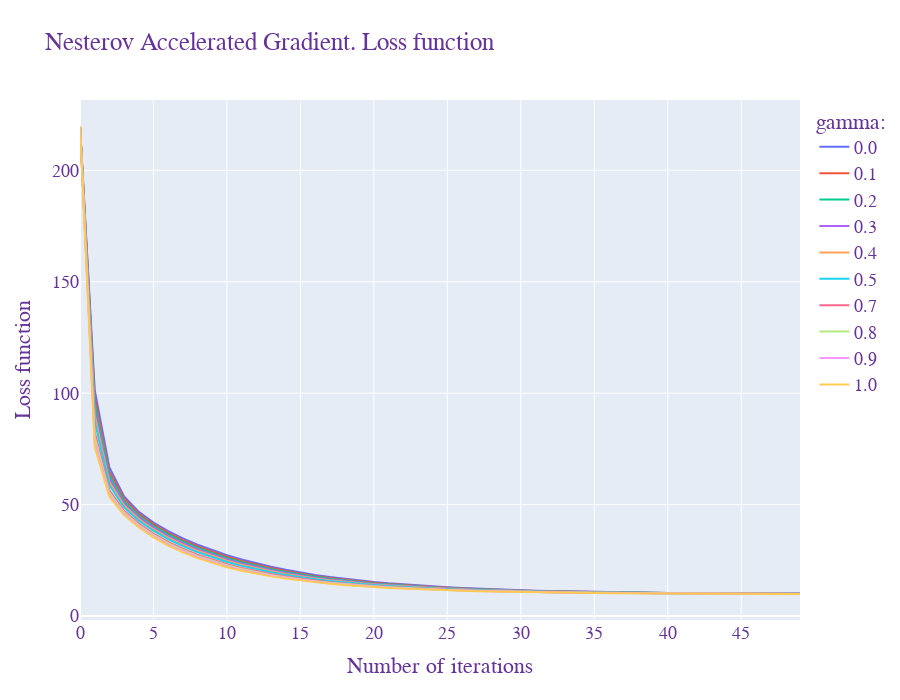

Notebook source saved alongside this figure:
### Markdown cell above
### Nesterov Accelerated Gradient


<p style="align: center;"><img align=center src="https://tex.s2cms.ru/svg/%0Av_t%20%3D%20%5Cgamma%20v_%7Bt-1%7D%20%2B%20%5Ceta%20%5Cnabla_%5Ctheta%20J(%20%5Ctheta)%0A" height=50/></p>

<p style="align: center;"><img align=center src="https://tex.s2cms.ru/svg/%0A%5Ctheta%20%3D%20%5Ctheta%20-%20v_t%0A" height=50/></p>

### Code cell
optimiser = GradientOptimiser()
losses= {}
for gamma in [0,0.1, 0.2, 0.3, 0.4, 0.5, 0.7, 0.8, 0.9, 1]:
# for lr in np.logspace(-1, -6, 6):
  # reset already learned coefficients 
  optimiser.coeffs = None
  optimiser.fit(X, y, lr = 3e-2, max_iter=50, method = 'nag', nbatches= 10, gamma = gamma)
  # optimiser.fit(X, y, lr = lr, max_iter=30, method = 'nag', nbatches= 10, gamma = 0.9)
  losses.setdefault (gamma, optimiser.get_mseloss())

for k,v in losses.items():
    print (f'Gamma: {k}, MSE:{round(v[-1],6)}')
plot_losses(losses, title= 'Nesterov Accelerated Gradient. Loss function', legend = 'gamma:')

### Figure 1 — Plotly figure (JSON) as saved in the notebook; plotly's stock layout.template omitted (floating-point values rounded to 4 significant figures)
{"data": [{"hovertemplate": "variable=0.0<br>index=%{x}<br>value=%{y}<extra></extra>", "legendgroup": "0.0", "line": {"color": "#636efa", "dash": "solid"}, "marker": {"symbol": "circle"}, "mode": "lines", "name": "0.0", "orientation": "v", "showlegend": true, "type": "scatter", "x": [0, 1, 2, 3, 4, 5, 6, 7, 8, 9, 10, 11, 12, 13, 14, 15, 16, 17, 18, 19, 20, 21, 22, 23, 24, 25, 26, 27, 28, 29, 30, 31, 32, 33, 34, 35, 36, 37, 38, 39, 40, 41, 42, 43, 44, 45, 46, 47, 48, 49], "xaxis": "x", "y": [219.9, 101.5, 66.74, 53.67, 46.76, 41.96, 38.12, 34.86, 32.02, 29.53, 27.33, 25.38, 23.65, 22.12, 20.76, 19.56, 18.49, 17.54, 16.69, 15.94, 15.28, 14.68, 14.16, 13.69, 13.27, 12.9, 12.57, 12.28, 12.02, 11.78, 11.58, 11.39, 11.22, 11.08, 10.94, 10.83, 10.72, 10.63, 10.54, 10.47, 10.4, 10.34, 10.28, 10.23, 10.19, 10.15, 10.11, 10.08, 10.05, 10.03], "yaxis": "y"}, {"hovertemplate": "variable=0.1<br>index=%{x}<br>value=%{y}<extra></extra>", "legendgroup": "0.1", "line": {"color": "#EF553B", "dash": "solid"}, "marker": {"symbol": "circle"}, "mode": "lines", "name": "0.1", "orientation": "v", "showlegend": true, "type": "scatter", "x": [0, 1, 2, 3, 4, 5, 6, 7, 8, 9, 10, 11, 12, 13, 14, 15, 16, 17, 18, 19, 20, 21, 22, 23, 24, 25, 26, 27, 28, 29, 30, 31, 32, 33, 34, 35, 36, 37, 38, 39, 40, 41, 42, 43, 44, 45, 46, 47, 48, 49], "xaxis": "x", "y": [219.9, 98.52, 64.88, 52.51, 45.87, 41.16, 37.35, 34.11, 31.29, 28.83, 26.65, 24.74, 23.05, 21.56, 20.24, 19.07, 18.04, 17.13, 16.32, 15.6, 14.96, 14.4, 13.9, 13.45, 13.06, 12.71, 12.4, 12.12, 11.87, 11.65, 11.46, 11.28, 11.13, 10.99, 10.87, 10.76, 10.66, 10.57, 10.49, 10.42, 10.36, 10.3, 10.25, 10.2, 10.16, 10.12, 10.09, 10.06, 10.03, 10.01], "yaxis": "y"}, {"hovertemplate": "variable=0.2<br>index=%{x}<br>value=%{y}<extra></extra>", "legendgroup": "0.2", "line": {"color": "#00cc96", "dash": "solid"}, "marker": {"symbol": "circle"}, "mode": "lines", "name": "0.2", "orientation": "v", "showlegend": true, "type": "scatter", "x": [0, 1, 2, 3, 4, 5, 6, 7, 8, 9, 10, 11, 12, 13, 14, 15, 16, 17, 18, 19, 20, 21, 22, 23, 24, 25, 26, 27, 28, 29, 30, 31, 32, 33, 34, 35, 36, 37, 38, 39, 40, 41, 42, 43, 44, 45, 46, 47, 48, 49], "xaxis": "x", "y": [219.9, 95.63, 63.17, 51.45, 45.04, 40.4, 36.62, 33.39, 30.6, 28.16, 26.02, 24.14, 22.49, 21.03, 19.75, 18.62, 17.63, 16.75, 15.97, 15.28, 14.67, 14.14, 13.66, 13.24, 12.86, 12.53, 12.24, 11.98, 11.74, 11.54, 11.35, 11.19, 11.04, 10.91, 10.8, 10.69, 10.6, 10.52, 10.44, 10.38, 10.32, 10.27, 10.22, 10.18, 10.14, 10.1, 10.07, 10.04, 10.02, 9.994], "yaxis": "y"}, {"hovertemplate": "variable=0.3<br>index=%{x}<br>value=%{y}<extra></extra>", "legendgroup": "0.3", "line": {"color": "#ab63fa", "dash": "solid"}, "marker": {"symbol": "circle"}, "mode": "lines", "name": "0.3", "orientation": "v", "showlegend": true, "type": "scatter", "x": [0, 1, 2, 3, 4, 5, 6, 7, 8, 9, 10, 11, 12, 13, 14, 15, 16, 17, 18, 19, 20, 21, 22, 23, 24, 25, 26, 27, 28, 29, 30, 31, 32, 33, 34, 35, 36, 37, 38, 39, 40, 41, 42, 43, 44, 45, 46, 47, 48, 49], "xaxis": "x", "y": [219.9, 92.83, 61.59, 50.48, 44.26, 39.67, 35.91, 32.7, 29.93, 27.52, 25.41, 23.57, 21.96, 20.54, 19.3, 18.2, 17.24, 16.4, 15.65, 14.99, 14.41, 13.9, 13.44, 13.04, 12.69, 12.37, 12.09, 11.85, 11.63, 11.43, 11.26, 11.1, 10.97, 10.84, 10.73, 10.64, 10.55, 10.47, 10.4, 10.34, 10.29, 10.24, 10.19, 10.15, 10.11, 10.08, 10.05, 10.03, 10.0, 9.981], "yaxis": "y"}, {"hovertemplate": "variable=0.4<br>index=%{x}<br>value=%{y}<extra></extra>", "legendgroup": "0.4", "line": {"color": "#FFA15A", "dash": "solid"}, "marker": {"symbol": "circle"}, "mode": "lines", "name": "0.4", "orientation": "v", "showlegend": true, "type": "scatter", "x": [0, 1, 2, 3, 4, 5, 6, 7, 8, 9, 10, 11, 12, 13, 14, 15, 16, 17, 18, 19, 20, 21, 22, 23, 24, 25, 26, 27, 28, 29, 30, 31, 32, 33, 34, 35, 36, 37, 38, 39, 40, 41, 42, 43, 44, 45, 46, 47, 48, 49], "xaxis": "x", "y": [219.9, 90.14, 60.13, 49.58, 43.52, 38.98, 35.23, 32.04, 29.29, 26.91, 24.84, 23.03, 21.46, 20.08, 18.87, 17.81, 16.88, 16.07, 15.35, 14.72, 14.17, 13.68, 13.24, 12.86, 12.52, 12.23, 11.96, 11.73, 11.52, 11.33, 11.17, 11.03, 10.9, 10.78, 10.68, 10.59, 10.5, 10.43, 10.37, 10.31, 10.26, 10.21, 10.17, 10.13, 10.09, 10.06, 10.04, 10.01, 9.989, 9.969], "yaxis": "y"}, {"hovertemplate": "variable=0.5<br>index=%{x}<br>value=%{y}<extra></extra>", "legendgroup": "0.5", "line": {"color": "#19d3f3", "dash": "solid"}, "marker": {"symbol": "circle"}, "mode": "lines", "name": "0.5", "orientation": "v", "showlegend": true, "type": "scatter", "x": [0, 1, 2, 3, 4, 5, 6, 7, 8, 9, 10, 11, 12, 13, 14, 15, 16, 17, 18, 19, 20, 21, 22, 23, 24, 25, 26, 27, 28, 29, 30, 31, 32, 33, 34, 35, 36, 37, 38, 39, 40, 41, 42, 43, 44, 45, 46, 47, 48, 49], "xaxis": "x", "y": [219.9, 87.53, 58.79, 48.75, 42.82, 38.31, 34.58, 31.41, 28.68, 26.33, 24.29, 22.52, 20.98, 19.64, 18.47, 17.45, 16.55, 15.77, 15.08, 14.47, 13.94, 13.47, 13.06, 12.7, 12.38, 12.09, 11.84, 11.62, 11.42, 11.25, 11.09, 10.95, 10.83, 10.72, 10.63, 10.54, 10.46, 10.39, 10.33, 10.28, 10.23, 10.18, 10.14, 10.11, 10.08, 10.05, 10.02, 9.998, 9.977, 9.958], "yaxis": "y"}, {"hovertemplate": "variable=0.7<br>index=%{x}<br>value=%{y}<extra></extra>", "legendgroup": "0.7", "line": {"color": "#FF6692", "dash": "solid"}, "marker": {"symbol": "circle"}, "mode": "lines", "name": "0.7", "orientation": "v", "showlegend": true, "type": "scatter", "x": [0, 1, 2, 3, 4, 5, 6, 7, 8, 9, 10, 11, 12, 13, 14, 15, 16, 17, 18, 19, 20, 21, 22, 23, 24, 25, 26, 27, 28, 29, 30, 31, 32, 33, 34, 35, 36, 37, 38, 39, 40, 41, 42, 43, 44, 45, 46, 47, 48, 49], "xaxis": "x", "y": [219.9, 82.61, 56.42, 47.24, 41.51, 37.04, 33.34, 30.21, 27.54, 25.25, 23.28, 21.59, 20.12, 18.85, 17.74, 16.79, 15.95, 15.22, 14.58, 14.03, 13.54, 13.11, 12.73, 12.4, 12.11, 11.85, 11.63, 11.43, 11.25, 11.09, 10.95, 10.83, 10.72, 10.62, 10.54, 10.46, 10.39, 10.33, 10.27, 10.22, 10.18, 10.14, 10.1, 10.07, 10.04, 10.02, 9.995, 9.974, 9.955, 9.938], "yaxis": "y"}, {"hovertemplate": "variable=0.8<br>index=%{x}<br>value=%{y}<extra></extra>", "legendgroup": "0.8", "line": {"color": "#B6E880", "dash": "solid"}, "marker": {"symbol": "circle"}, "mode": "lines", "name": "0.8", "orientation": "v", "showlegend": true, "type": "scatter", "x": [0, 1, 2, 3, 4, 5, 6, 7, 8, 9, 10, 11, 12, 13, 14, 15, 16, 17, 18, 19, 20, 21, 22, 23, 24, 25, 26, 27, 28, 29, 30, 31, 32, 33, 34, 35, 36, 37, 38, 39, 40, 41, 42, 43, 44, 45, 46, 47, 48, 49], "xaxis": "x", "y": [219.9, 80.3, 55.38, 46.55, 40.89, 36.44, 32.75, 29.65, 27.0, 24.75, 22.81, 21.15, 19.72, 18.48, 17.41, 16.49, 15.68, 14.98, 14.36, 13.83, 13.36, 12.95, 12.59, 12.27, 11.99, 11.75, 11.53, 11.34, 11.17, 11.02, 10.89, 10.77, 10.67, 10.58, 10.5, 10.42, 10.36, 10.3, 10.25, 10.2, 10.16, 10.12, 10.09, 10.06, 10.03, 10.01, 9.984, 9.964, 9.946, 9.93], "yaxis": "y"}, {"hovertemplate": "variable=0.9<br>index=%{x}<br>value=%{y}<extra></extra>", "legendgroup": "0.9", "line": {"color": "#FF97FF", "dash": "solid"}, "marker": {"symbol": "circle"}, "mode": "lines", "name": "0.9", "orientation": "v", "showlegend": true, "type": "scatter", "x": [0, 1, 2, 3, 4, 5, 6, 7, 8, 9, 10, 11, 12, 13, 14, 15, 16, 17, 18, 19, 20, 21, 22, 23, 24, 25, 26, 27, 28, 29, 30, 31, 32, 33, 34, 35, 36, 37, 38, 39, 40, 41, 42, 43, 44, 45, 46, 47, 48, 49], "xaxis": "x", "y": [219.9, 78.08, 54.41, 45.9, 40.3, 35.86, 32.19, 29.1, 26.49, 24.27, 22.37, 20.74, 19.35, 18.14, 17.1, 16.2, 15.42, 14.75, 14.16, 13.64, 13.19, 12.8, 12.45, 12.15, 11.89, 11.65, 11.45, 11.26, 11.1, 10.96, 10.84, 10.72, 10.63, 10.54, 10.46, 10.39, 10.33, 10.27, 10.22, 10.18, 10.14, 10.1, 10.07, 10.04, 10.02, 9.994, 9.973, 9.954, 9.937, 9.922], "yaxis": "y"}, {"hovertemplate": "variable=1.0<br>index=%{x}<br>value=%{y}<extra></extra>", "legendgroup": "1.0", "line": {"color": "#FECB52", "dash": "solid"}, "marker": {"symbol": "circle"}, "mode": "lines", "name": "1.0", "orientation": "v", "showlegend": true, "type": "scatter", "x": [0, 1, 2, 3, 4, 5, 6, 7, 8, 9, 10, 11, 12, 13, 14, 15, 16, 17, 18, 19, 20, 21, 22, 23, 24, 25, 26, 27, 28, 29, 30, 31, 32, 33, 34, 35, 36, 37, 38, 39, 40, 41, 42, 43, 44, 45, 46, 47, 48, 49], "xaxis": "x", "y": [219.9, 75.95, 53.52, 45.29, 39.72, 35.3, 31.64, 28.58, 26.0, 23.81, 21.94, 20.35, 18.99, 17.82, 16.81, 15.94, 15.19, 14.53, 13.96, 13.47, 13.04, 12.66, 12.33, 12.04, 11.79, 11.56, 11.37, 11.19, 11.04, 10.9, 10.78, 10.68, 10.58, 10.5, 10.43, 10.36, 10.3, 10.25, 10.2, 10.16, 10.12, 10.09, 10.06, 10.03, 10.01, 9.983, 9.963, 9.945, 9.929, 9.915], "yaxis": "y"}], "layout": {"font": {"color": "RebeccaPurple", "family": "Courier New, monospace", "size": 18}, "height": 700, "legend": {"title": {"text": "gamma:"}, "tracegroupgap": 0}, "title": {"text": "Nesterov Accelerated Gradient. Loss function"}, "xaxis": {"anchor": "y", "domain": [0, 1], "title": {"text": "Number of iterations"}}, "yaxis": {"anchor": "x", "domain": [0, 1], "title": {"text": "Loss function"}}}}
